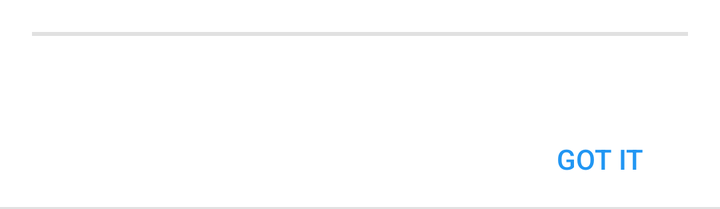
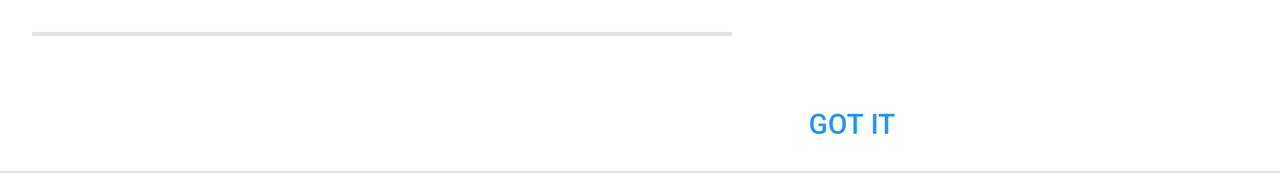

Compare how this app lays out the same screen by default and in its alternative resource folder. The renders come first, then the two layout files and the values they reference.
<!-- AndroidManifest.xml: application theme AppTheme -->
<!-- res/layout/conversion_list_message_item.xml -->
<?xml version="1.0" encoding="utf-8"?>

<FrameLayout xmlns:android="http://schemas.android.com/apk/res/android"
    android:id="@+id/item"
    android:layout_width="match_parent"
    android:layout_height="wrap_content"
    android:outlineProvider="bounds"
    android:clickable="true"
    android:focusable="true"
    android:background="@color/listDividerBrighter"
    android:foreground="?selectableItemBackground">

    <RelativeLayout
        android:id="@+id/main_layout"
        android:layout_width="match_parent"
        android:layout_height="wrap_content"
        android:layout_marginBottom="1dp"
        android:paddingTop="1dp"
        android:background="@android:color/white"
        android:animateLayoutChanges="true">

        
        <ImageView xmlns:tools="http://schemas.android.com/tools"
            android:id="@+id/image_view"
            tools:ignore="contentDescription"
            android:layout_width="match_parent"
            android:layout_height="wrap_content"
            android:layout_marginTop="@dimen/activity_vertical_margin_minus_one"
            android:layout_marginBottom="@dimen/activity_vertical_margin"
            android:layout_marginLeft="@dimen/activity_horizontal_margin"
            android:layout_marginRight="@dimen/activity_horizontal_margin"
            android:layout_marginStart="@dimen/activity_horizontal_margin"
            android:layout_marginEnd="@dimen/activity_horizontal_margin"
            android:adjustViewBounds="true"
            android:background="@color/listDividerBrighter"
            android:padding="1dp"

            android:layout_alignParentTop="true" />

        <TextView
            android:id="@+id/text_view"
            android:layout_width="match_parent"
            android:layout_height="wrap_content"
            android:layout_marginLeft="@dimen/activity_horizontal_margin"
            android:layout_marginRight="@dimen/activity_horizontal_margin"
            android:layout_marginStart="@dimen/activity_horizontal_margin"
            android:layout_marginEnd="@dimen/activity_horizontal_margin"
            android:textSize="@dimen/message_size"

            android:layout_below="@id/image_view" />

        <Button
            android:id="@+id/dismiss_button"
            android:layout_width="wrap_content"
            android:layout_height="wrap_content"
            android:layout_marginRight="@dimen/activity_horizontal_margin"
            android:layout_marginEnd="@dimen/activity_horizontal_margin"
            android:text="@string/action_got_it"
            android:textColor="@color/colorAccent"
            style="?attr/borderlessButtonStyle"

            android:layout_alignParentRight="true"
            android:layout_alignParentEnd="true"
            android:layout_below="@id/text_view" />

    </RelativeLayout>
</FrameLayout>
<!-- resources referenced by this layout -->
<resources>
  <color name="colorAccent">#2196F3</color>
  <color name="listDividerBrighter">#e1e1e1</color>
  <dimen name="activity_horizontal_margin">16dp</dimen>
  <dimen name="activity_vertical_margin">16dp</dimen>
  <dimen name="activity_vertical_margin_minus_one">15dp</dimen>
  <dimen name="message_size">16sp</dimen>
  <string name="action_got_it">Got it</string>
  <style name="AppTheme" parent="Theme.AppCompat.Light.DarkActionBar">
          <item name="colorPrimary">@color/colorPrimary</item>
          <item name="colorPrimaryDark">@color/colorPrimaryDark</item>
          <item name="colorAccent">@color/colorAccent</item>
          <item name="colorControlHighlight">@color/listItemBackgroundSelectedRipple</item>
      </style>
  <color name="colorPrimary">#2196F3</color>
  <color name="colorPrimaryDark">#1565C0</color>
  <color name="listItemBackgroundSelectedRipple">#402196f3</color>
</resources>
<!-- res/layout-land/conversion_list_message_item.xml (the repository's variant of the layout above) -->
<!-- drawn on the phone turned sideways -->
<?xml version="1.0" encoding="utf-8"?>

<FrameLayout xmlns:android="http://schemas.android.com/apk/res/android"
    android:id="@+id/item"
    android:layout_width="match_parent"
    android:layout_height="wrap_content"
    android:outlineProvider="bounds"
    android:clickable="true"
    android:focusable="true"
    android:background="@color/listDividerBrighter"
    android:foreground="?selectableItemBackground">

    <RelativeLayout
        android:id="@+id/main_layout"
        android:layout_width="match_parent"
        android:layout_height="wrap_content"
        android:layout_marginBottom="1dp"
        android:paddingTop="1dp"
        android:background="@android:color/white"
        android:animateLayoutChanges="true">

        
        <ImageView xmlns:tools="http://schemas.android.com/tools"
            android:id="@+id/image_view"
            tools:ignore="contentDescription"
            android:layout_width="350dp"
            android:layout_height="wrap_content"
            android:layout_marginTop="@dimen/activity_vertical_margin_minus_one"
            android:layout_marginBottom="@dimen/activity_vertical_margin"
            android:layout_marginLeft="@dimen/activity_horizontal_margin"
            android:layout_marginStart="@dimen/activity_horizontal_margin"
            android:adjustViewBounds="true"
            android:background="@color/listDividerBrighter"
            android:padding="1dp"

            android:layout_alignParentTop="true" />

        <TextView
            android:id="@+id/text_view"
            android:layout_width="match_parent"
            android:layout_height="wrap_content"
            android:layout_marginTop="@dimen/activity_vertical_margin_minus_one"
            android:layout_marginLeft="@dimen/activity_horizontal_margin"
            android:layout_marginRight="@dimen/activity_horizontal_margin"
            android:layout_marginStart="@dimen/activity_horizontal_margin"
            android:layout_marginEnd="@dimen/activity_horizontal_margin"
            android:textSize="@dimen/message_size"

            android:layout_toRightOf="@id/image_view"
            android:layout_toEndOf="@id/image_view"/>

        <Button
            android:id="@+id/dismiss_button"
            android:layout_width="wrap_content"
            android:layout_height="wrap_content"
            android:layout_marginLeft="@dimen/activity_horizontal_margin"
            android:layout_marginStart="@dimen/activity_horizontal_margin"
            android:text="@string/action_got_it"
            android:textColor="@color/colorAccent"
            style="?attr/borderlessButtonStyle"

            android:layout_toRightOf="@id/image_view"
            android:layout_toEndOf="@id/image_view"
            android:layout_below="@id/text_view" />

    </RelativeLayout>
</FrameLayout>
